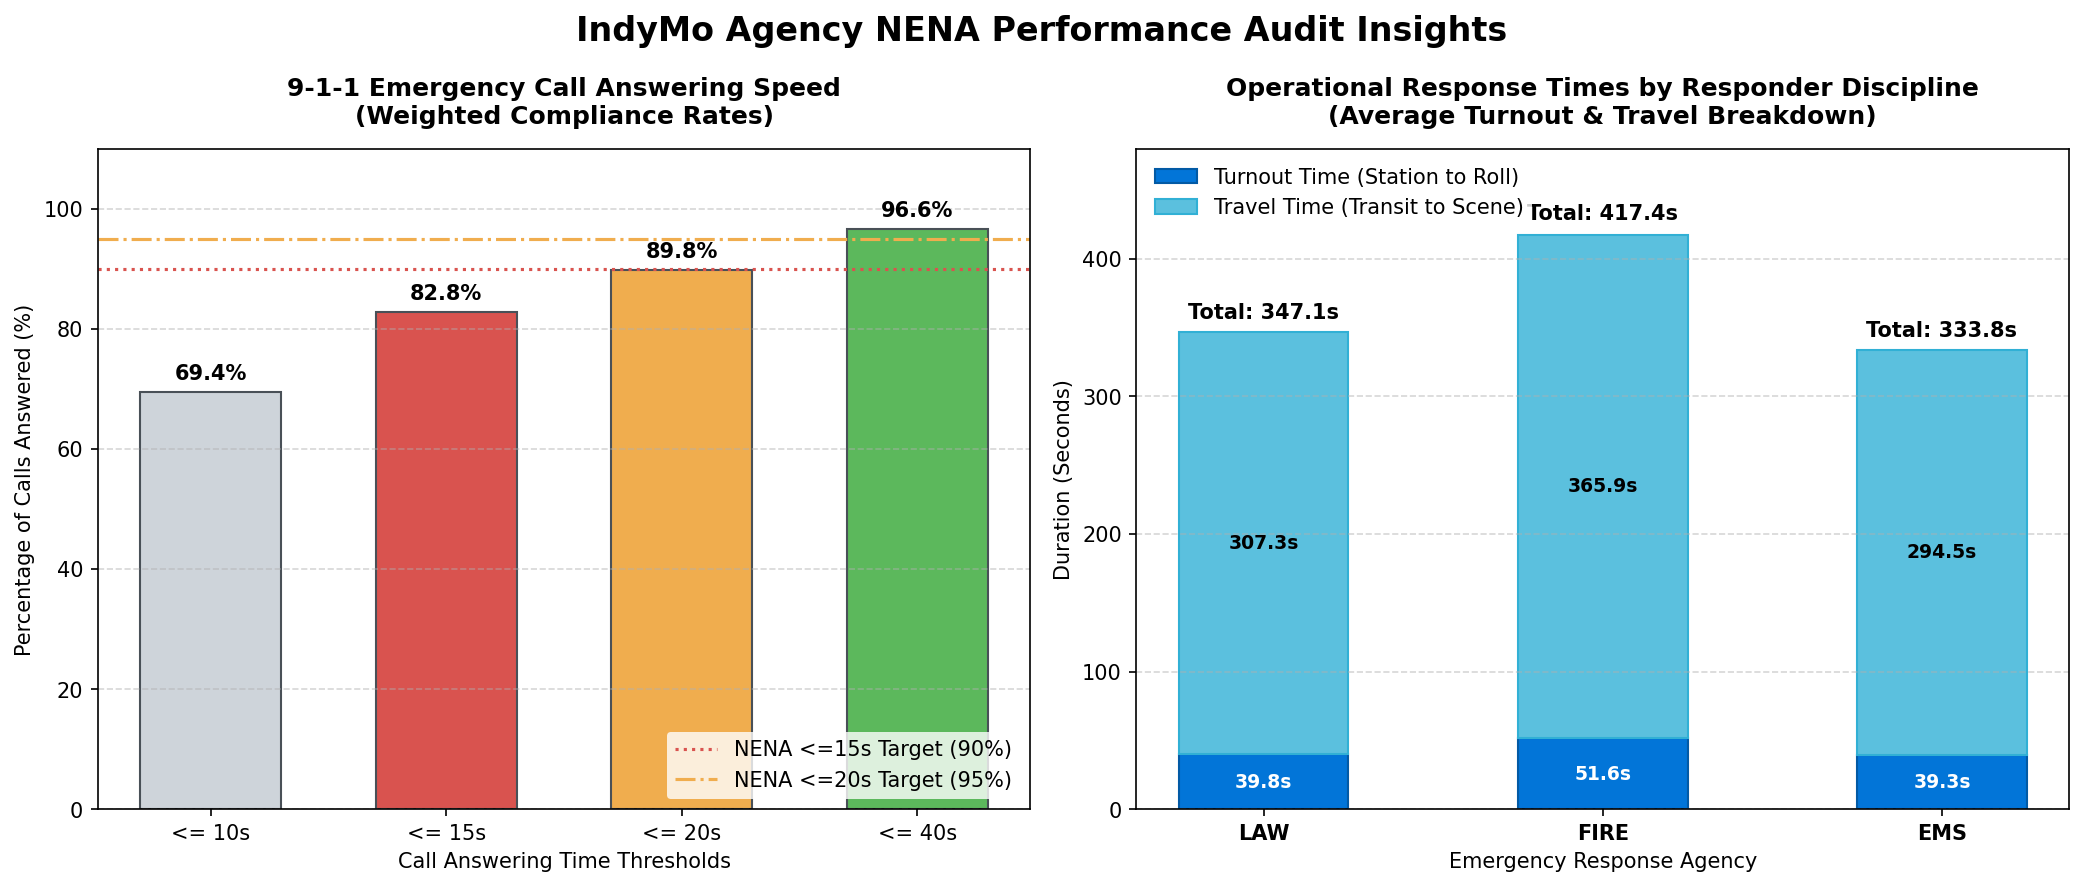

Reproduce this figure in Python.
import matplotlib
matplotlib.use('Agg')
import matplotlib.pyplot as plt
import pandas as pd
import numpy as np
import os

def create_charts():
    # Load the data
    incidents_path = '/workspace/knowledge/IndyMo_incidents.csv'
    hourly_path = '/workspace/knowledge/IndyMo_hourly_call_counts.csv'
    
    try:
        incidents_df = pd.read_csv(incidents_path)
        hourly_df = pd.read_csv(hourly_path)
    except FileNotFoundError as e:
        print(f"Error loading files. Ensure they are placed in /workspace/knowledge/. Details: {e}")
        return

    # Calculate weighted answering speed percentages for 9-1-1
    total_911_rec = hourly_df['nine_one_one_calls_received'].sum()
    if total_911_rec > 0:
        w_10s = (hourly_df['nine_one_one_answered_10s_pct'] * hourly_df['nine_one_one_calls_received']).sum() / total_911_rec
        w_15s = (hourly_df['nine_one_one_answered_15s_pct'] * hourly_df['nine_one_one_calls_received']).sum() / total_911_rec
        w_20s = (hourly_df['nine_one_one_answered_20s_pct'] * hourly_df['nine_one_one_calls_received']).sum() / total_911_rec
        w_40s = (hourly_df['nine_one_one_answered_40s_pct'] * hourly_df['nine_one_one_calls_received']).sum() / total_911_rec
    else:
        w_10s = w_15s = w_20s = w_40s = 0.0

    # Calculate Turnout and Travel Times by Agency
    agencies = ['LAW', 'FIRE', 'EMS']
    turnout_means = []
    travel_means = []
    for agency in agencies:
        agency_data = incidents_df[incidents_df['agency'] == agency]
        turnout_means.append(agency_data['turnout_seconds'].mean() if len(agency_data) > 0 else 0.0)
        travel_means.append(agency_data['travel_seconds'].mean() if len(agency_data) > 0 else 0.0)

    # Setup the figures
    fig, (ax1, ax2) = plt.subplots(1, 2, figsize=(14, 6))
    fig.suptitle('IndyMo Agency NENA Performance Audit Insights', fontsize=16, fontweight='bold', y=0.98)

    # -------------------------------------------------------------
    # PLOT 1: 9-1-1 Answering Speed Rate vs NENA Benchmarks
    # -------------------------------------------------------------
    thresholds = ['<= 10s', '<= 15s', '<= 20s', '<= 40s']
    rates = [w_10s, w_15s, w_20s, w_40s]
    bar_colors = ['#ced4da', '#d9534f', '#f0ad4e', '#5cb85c'] # Highlight standard ones in custom colors
    
    bars1 = ax1.bar(thresholds, rates, color=bar_colors, edgecolor='#495057', width=0.6)
    ax1.set_ylim(0, 110)
    ax1.set_title('9-1-1 Emergency Call Answering Speed\n(Weighted Compliance Rates)', fontsize=12, fontweight='bold', pad=12)
    ax1.set_xlabel('Call Answering Time Thresholds', fontsize=10)
    ax1.set_ylabel('Percentage of Calls Answered (%)', fontsize=10)
    ax1.grid(axis='y', linestyle='--', alpha=0.5)

    # Add values on top of bars
    for bar in bars1:
        yval = bar.get_height()
        ax1.text(bar.get_x() + bar.get_width()/2.0, yval + 1.5, f"{yval:.1f}%", ha='center', va='bottom', fontsize=10, fontweight='bold')

    # Add NENA Standard Reference Lines
    ax1.axhline(y=90.0, color='#d9534f', linestyle=':', linewidth=1.5, label='NENA <=15s Target (90%)')
    ax1.axhline(y=95.0, color='#f0ad4e', linestyle='-.', linewidth=1.5, label='NENA <=20s Target (95%)')
    ax1.legend(loc='lower right', frameon=True, facecolor='white', edgecolor='none')

    # -------------------------------------------------------------
    # PLOT 2: Stacked Operational Dispatch Response Times
    # -------------------------------------------------------------
    bar_width = 0.5
    indices = np.arange(len(agencies))
    
    # Draw Turnout and Travel stacked
    bars_turnout = ax2.bar(indices, turnout_means, bar_width, label='Turnout Time (Station to Roll)', color='#0275d8', edgecolor='#025aa5')
    bars_travel = ax2.bar(indices, travel_means, bar_width, bottom=turnout_means, label='Travel Time (Transit to Scene)', color='#5bc0de', edgecolor='#31b0d5')
    
    ax2.set_xticks(indices)
    ax2.set_xticklabels(agencies, fontsize=10, fontweight='bold')
    ax2.set_ylim(0, max(np.array(turnout_means) + np.array(travel_means)) * 1.15)
    ax2.set_title('Operational Response Times by Responder Discipline\n(Average Turnout & Travel Breakdown)', fontsize=12, fontweight='bold', pad=12)
    ax2.set_xlabel('Emergency Response Agency', fontsize=10)
    ax2.set_ylabel('Duration (Seconds)', fontsize=10)
    ax2.grid(axis='y', linestyle='--', alpha=0.5)
    ax2.legend(loc='upper left', frameon=True, facecolor='white', edgecolor='none')

    # Annotate bar segments with values
    for i in range(len(agencies)):
        t_val = turnout_means[i]
        tr_val = travel_means[i]
        total_val = t_val + tr_val
        
        # Turnout label
        ax2.text(i, t_val / 2.0, f"{t_val:.1f}s", ha='center', va='center', color='white', fontsize=9, fontweight='bold')
        # Travel label
        ax2.text(i, t_val + (tr_val / 2.0), f"{tr_val:.1f}s", ha='center', va='center', color='black', fontsize=9, fontweight='bold')
        # Total response time on top
        ax2.text(i, total_val + (total_val * 0.02), f"Total: {total_val:.1f}s", ha='center', va='bottom', fontsize=10, fontweight='bold')

    plt.tight_layout()
    os.makedirs('/workspace/scratch', exist_ok=True)
    fig_path = '/workspace/scratch/nena_performance_trends_matplotlib.png'
    plt.savefig(fig_path, dpi=150, bbox_inches='tight')
    plt.close()
    print("Matplotlib Visualization successfully saved to scratch.")

if __name__ == '__main__':
    create_charts()
